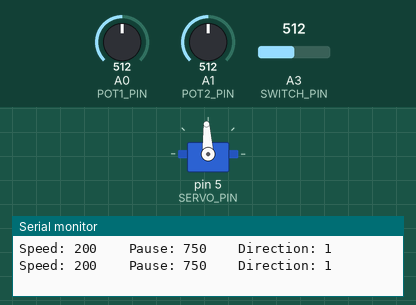
Simulated run of this sketch. Board: Arduino Uno, built with avr-gcc and run on an emulated ATmega328P. Parts: servo, the last lines printed to the serial monitor. The inputs (shaded band) are chosen by the test bench; at power-on: A0 (POT1_PIN) = 512, A3 (SWITCH_PIN) = 512, A1 (POT2_PIN) = 512.

Above: at 2.2 s.
2.3 s: A0 (POT1_PIN) set to 716
6.1 s: A3 (SWITCH_PIN) set to 0
9.9 s: A0 (POT1_PIN) set to 900
13.7 s: A1 (POT2_PIN) set to 122
At 14.59 s:
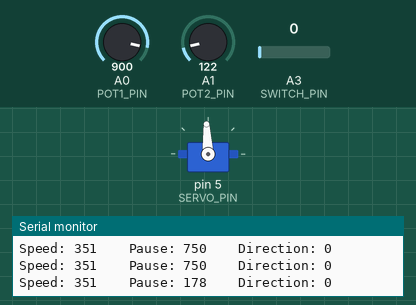
17.5 s: A1 (POT2_PIN) set to 306
At 17.92 s:
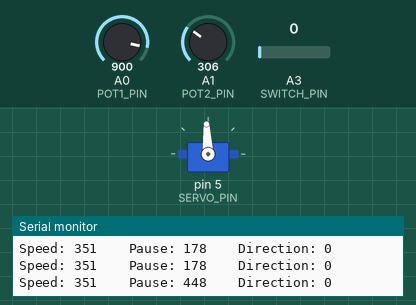
21.0 s: A3 (SWITCH_PIN) set to 122
Timing chart, 0 to 25.5 s (numbered marks = the images above; inputs shaded):
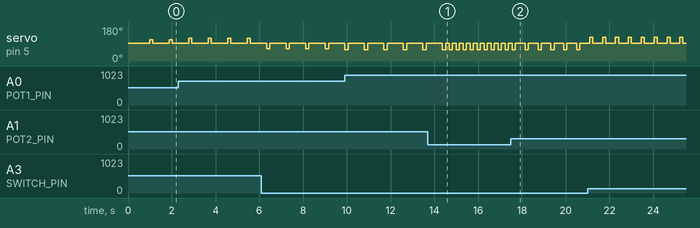

Measured:
- after the input at 13.7 s, servo on pin 5 (SERVO_PIN): alternates 93° for 0.18 s and 59° for 0.14 s, starting after 0.99 s
- after the input at 17.5 s, servo on pin 5 (SERVO_PIN): alternates 93° for 0.45 s and 59° for 0.14 s, starting after 0.65 s
- by itself, servo on pin 5 (SERVO_PIN): alternates 93° for 0.75 s and 59° for 0.14 s

The sketch:

rotating_table.ino
```cpp
//-------------------------------------------------------//
//       HiPEDS Group Project - Hardware Team            //
//              Imperial College London                  //
//-------------------------------------------------------//

// Last Modified 25 Oct 2016


#include<Servo.h>

//Program Constatnts
#define SERVO_STOP 1500
#define SERVO_MIN 1000
#define SERVO_MAX 2000
#define STEP 140

//Interface Pins
int SERVO_PIN=5;
int POT1_PIN=A0;
int POT2_PIN=A1;
int SWITCH_PIN=A3;

//Global Variables
int val1,val2,sw1;
int val1_n,val2_n,sw1_n;
int com_speed;

//Servo Class Instance
Servo servo;


//Function runs only one time, on power-up or reset
void setup() {

  //Attach Servo pin to Instance
  servo.attach(SERVO_PIN);

  //Establish a Serial Communication via USB with a computer (optional)
  Serial.begin(9600);

  //keep servo stoped for 1 sec after power up
  servo.writeMicroseconds(SERVO_STOP);
  delay(1000);
}

//Function runs repeatedly after setup()
void loop() {

  //--------------------------------------------------------------
  //Read Potentiometers
  //--------------------------------------------------------------

    //Read Speed Pot
    val1 =analogRead(POT1_PIN);
    val1_n = map(val1,0,1023,0,400);

    //Read Pausing-time Pot
    val2 =analogRead(POT2_PIN);
    val2_n = map(val2,0,1023,0,1500);

    //Read Direction Switch
    sw1 =analogRead(SWITCH_PIN);
    if(sw1==0){
      sw1_n=0;
      com_speed = SERVO_STOP-val1_n;
    }else{
      sw1_n=1;
      com_speed = SERVO_STOP+val1_n;
    }

    //Print values on computer (optional)
    Serial.print("Speed: "); Serial.print(val1_n);
    Serial.print("    Pause: "); Serial.print(val2_n);
    Serial.print("    Direction: "); Serial.print(sw1_n);
    Serial.println(" ");

    //hardcoded test values
    //--------------------------------------
    //val1_n=170; //counter-clockwise
    //val1_n=240; //clockwise
    //val2_n=200; //clockwise
    //sw1_n=0;


  //--------------------------------------------------------------
  //Execute Movement
  //--------------------------------------------------------------

    //Rotate with commanded speed for predifined time
    //---------------------------------------------------

    if(com_speed >= SERVO_MIN && com_speed <= SERVO_MAX){
      servo.writeMicroseconds(com_speed);  //clockwise
    }else{
        if(com_speed > SERVO_MAX){
            servo.writeMicroseconds(SERVO_MAX);
        }else{
            servo.writeMicroseconds(SERVO_MIN);
        }
    }
    delay(STEP);


    //Stand steal for predifined/controlled time
    //---------------------------------------------------
    servo.writeMicroseconds(SERVO_STOP);
    delay(val2_n);


  //Stop Servo
  //servo.writeMicroseconds(1500);
  //delay(20000);

}
```
